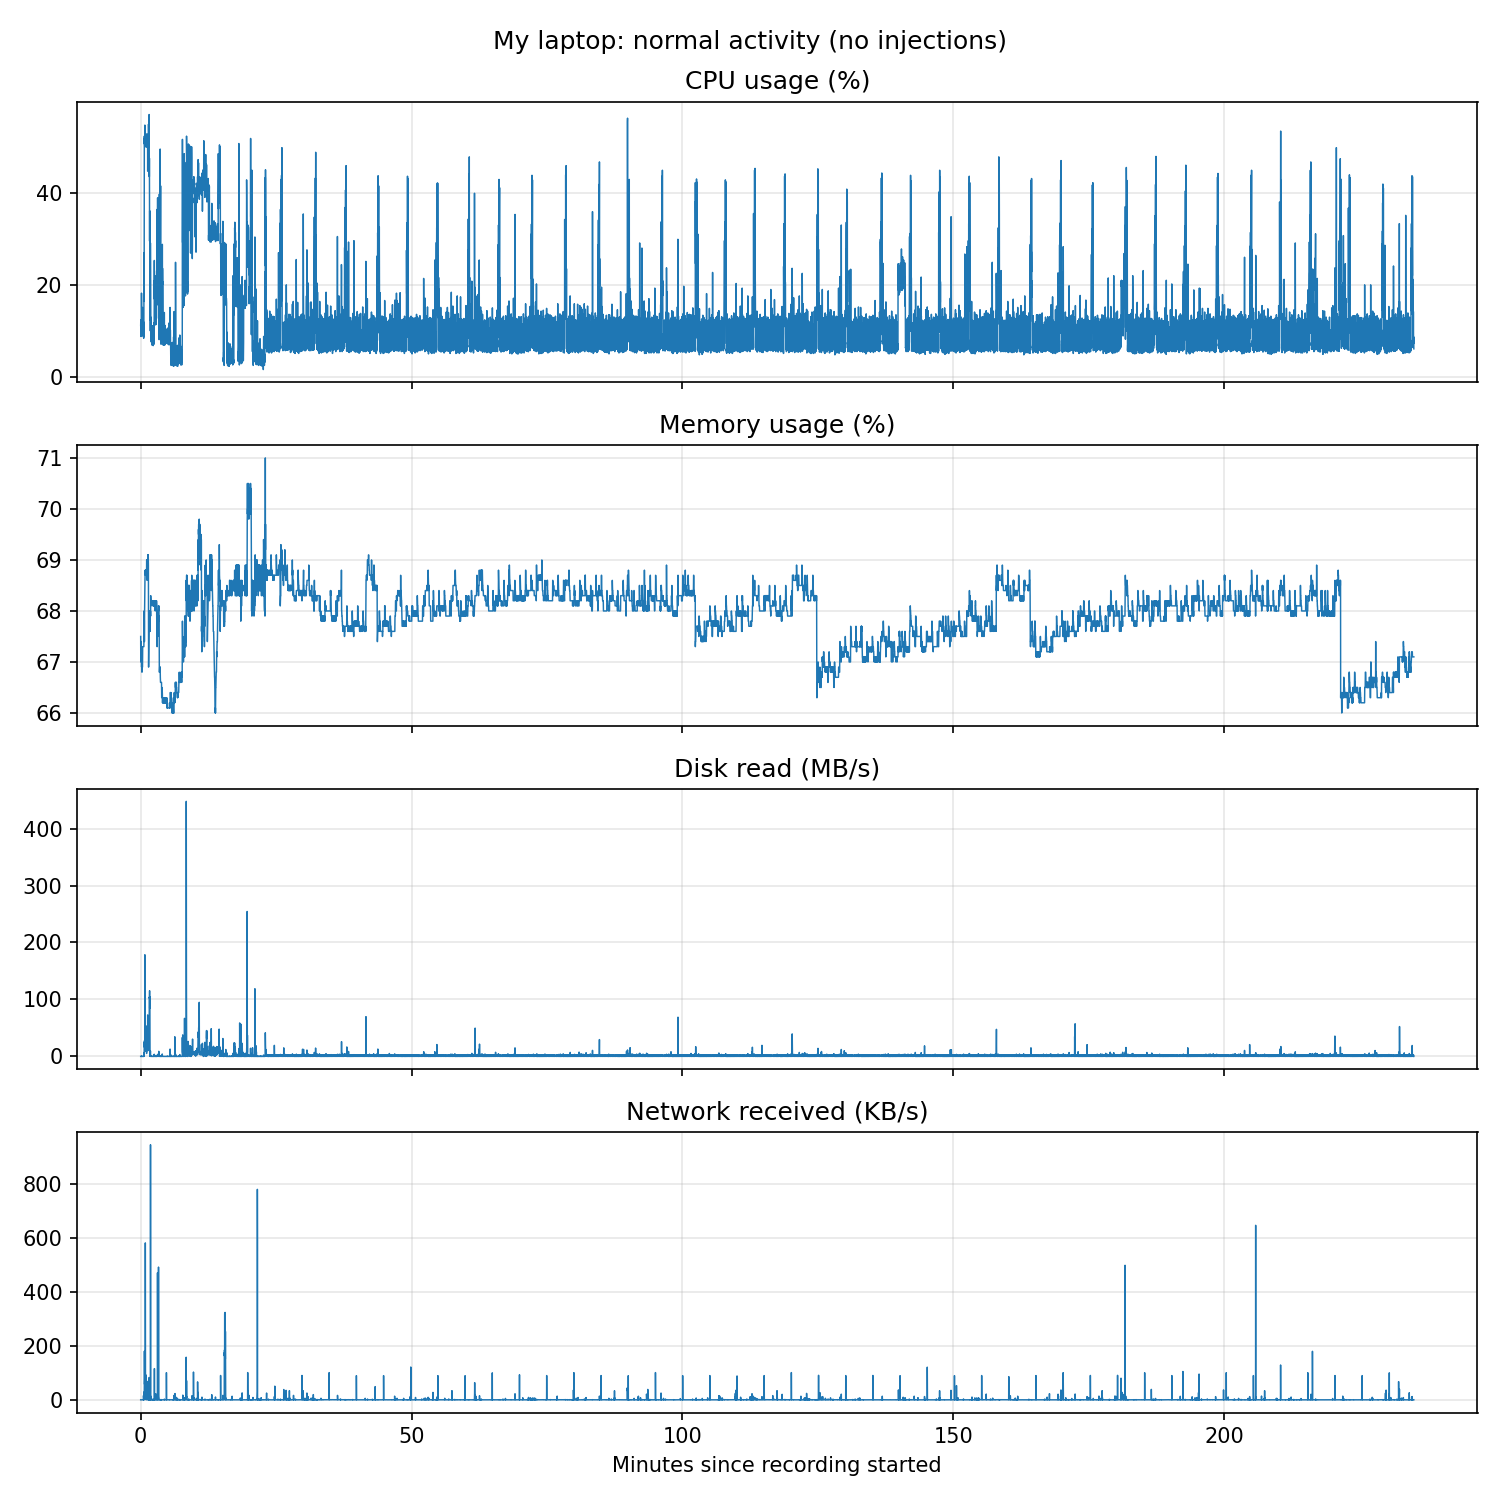

Python code for this plot:
# my_normal_run.py
import pandas as pd
import matplotlib.pyplot as plt

df = pd.read_csv("normal_run.csv")
df["minutes"] = (df["time"] - df["time"].iloc[0]) / 60000  # minutes since the start

cols = {
    "cpu_percent": "CPU usage (%)",
    "mem_percent": "Memory usage (%)",
    "disk_read_mb_s": "Disk read (MB/s)",
    "net_recv_kb_s": "Network received (KB/s)",
}

fig, axes = plt.subplots(4, 1, figsize=(10, 10), sharex=True)
for ax, (col, title) in zip(axes, cols.items()):
    ax.plot(df["minutes"], df[col], linewidth=0.7)
    ax.set_title(title)
    ax.grid(alpha=0.3)
axes[-1].set_xlabel("Minutes since recording started")

fig.suptitle("My laptop: normal activity (no injections)")
fig.tight_layout()
fig.savefig("my_normal_run.png", dpi=150)
print("Saved my_normal_run.png")
